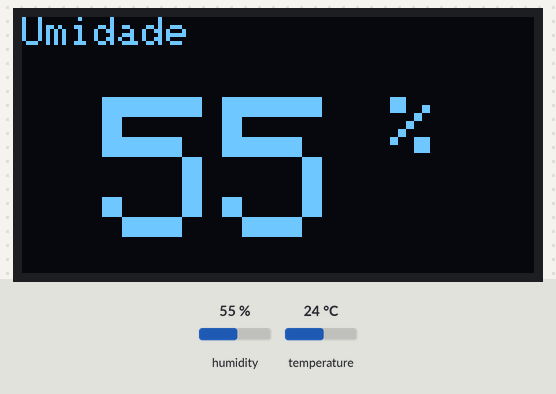
A sketch run on a simulated ESP8266 (NodeMCU). Shown: 128×64 one-colour display. Inputs (shaded band) come from the test bench; at power-on: humidity 55 %, temperature 24 °C. What the sketch prints to the serial monitor is not drawn.

Above: at 6.9 s.
7.0 s: humidity set to 22 %
At 17.4 s:
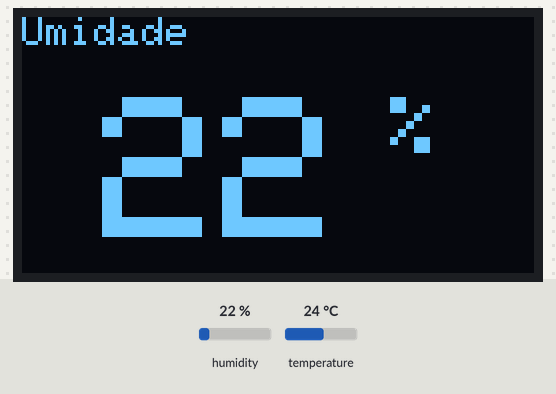
17.7 s: temperature set to 12 °C
At 21.1 s:
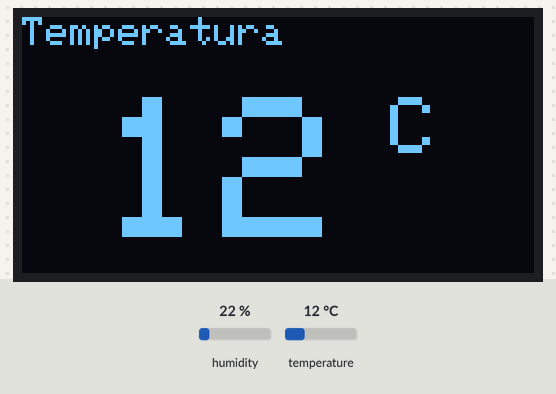
24.5 s: humidity set to 40 %
At 35.6 s:
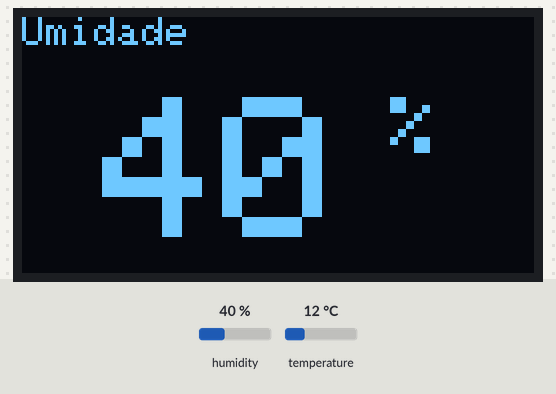
35.9 s: temperature set to 19 °C
At 39.5 s:
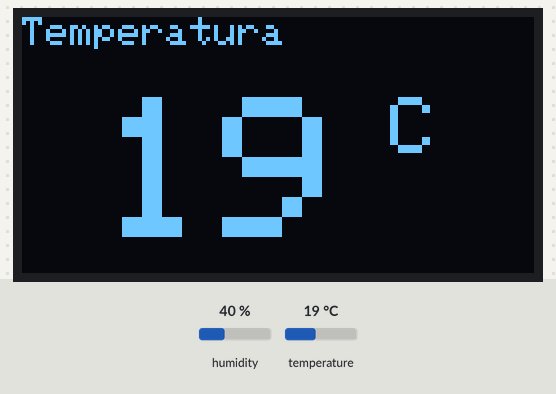
Timing chart, 0 to 41.0 s (numbered marks = the images above; inputs shaded):
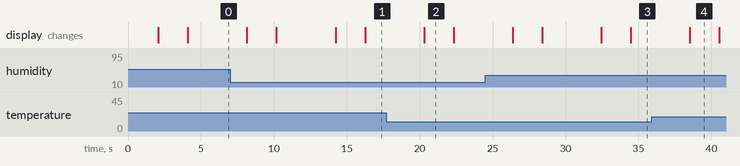

Measured:
- after the input at 7.0 s, the display: first differs from a run without the input after 9.3 s (image 1)
- after the input at 17.7 s, the display: changes after 2.6 s (image 2)
- after the input at 24.5 s, the display: first differs from a run without the input after 10.0 s (image 3)
- after the input at 35.9 s, the display: changes after 2.6 s (image 4)
- what the display in image 2 shows lasts 2.0 s, from 20.3 s to 22.3 s

The sketch:

DHT_OLED.ino
```cpp
#include <SPI.h>
#include <Wire.h>
#include <Adafruit_GFX.h>
#include <Adafruit_SSD1306.h>

#define LARGURA_OLED 128
#define ALTURA_OLED 64

#define RESET_OLED -1

Adafruit_SSD1306 display(LARGURA_OLED, ALTURA_OLED, &Wire, RESET_OLED);

//--- DHT ---
#include <DHT.h>
#define DHTPIN D3
#define DHTTYPE DHT11    // selecionar o tipo de sensor DHT11, 22 ...
DHT dht(DHTPIN ,DHTTYPE);
int umidade;
int temperatura;

// --- DISPLAY ---
//#include <Adafruit_SSD1306.h> //Carrega a biblioteca oled
//#define OLED_RESET LED_BUILTIN
//Adafruit_SSD1306 display(OLED_RESET);


// --- SETUP ---
void setup() {
  Serial.begin(115200);
  configurarDisplay();
}

// --- LOOP ---
void loop() {
  medirTemperaturaUmidade();
  mostrarTempeturaUmidade ();
}

// --- FUNÇÕES AUXILIARES ---

// --- CONFIGURAR DISPLAY ---
void configurarDisplay() {
  display.begin(SSD1306_SWITCHCAPVCC, 0x3C); //Inicializa 0x3C
  display.setTextColor(WHITE);
  display.clearDisplay();
}

// --- MEDIÇÃO DE TEMPERATURA E UMIDADE ---
void medirTemperaturaUmidade() {
  umidade = dht.readHumidity(); //Le o valor da umidade
  temperatura = dht.readTemperature(false); //Le o valor da temperatura
  Serial.print("Temperatura : ");
  Serial.print(temperatura);
  Serial.print(" *C");
  Serial.print("    ");
  Serial.print("Umidade: ");
  Serial.println(umidade);
  Serial.print(" %");
  delay(2000);
}
// --- EXIBE TEMPERATURA E UMIDADE NO DISPLAY ---
void mostrarMensagemNoDisplay(const char* texto1, int medicao, const char* texto2) {
  display.clearDisplay();
  display.setTextSize(1);
  display.setCursor(0, 0);
  display.print(texto1);
  display.setTextSize(5);
  display.setCursor(20, 20);
  display.print(medicao);
  display.setTextSize(2);
  display.print(texto2);
  display.display();
  delay(2000);

}

// --- MOSTRA TEMPERATURA E UMIDADE ---
void mostrarTempeturaUmidade () {
  mostrarMensagemNoDisplay("Temperatura", (temperatura), " C");
  mostrarMensagemNoDisplay("Umidade", (umidade), " %");

}
```
